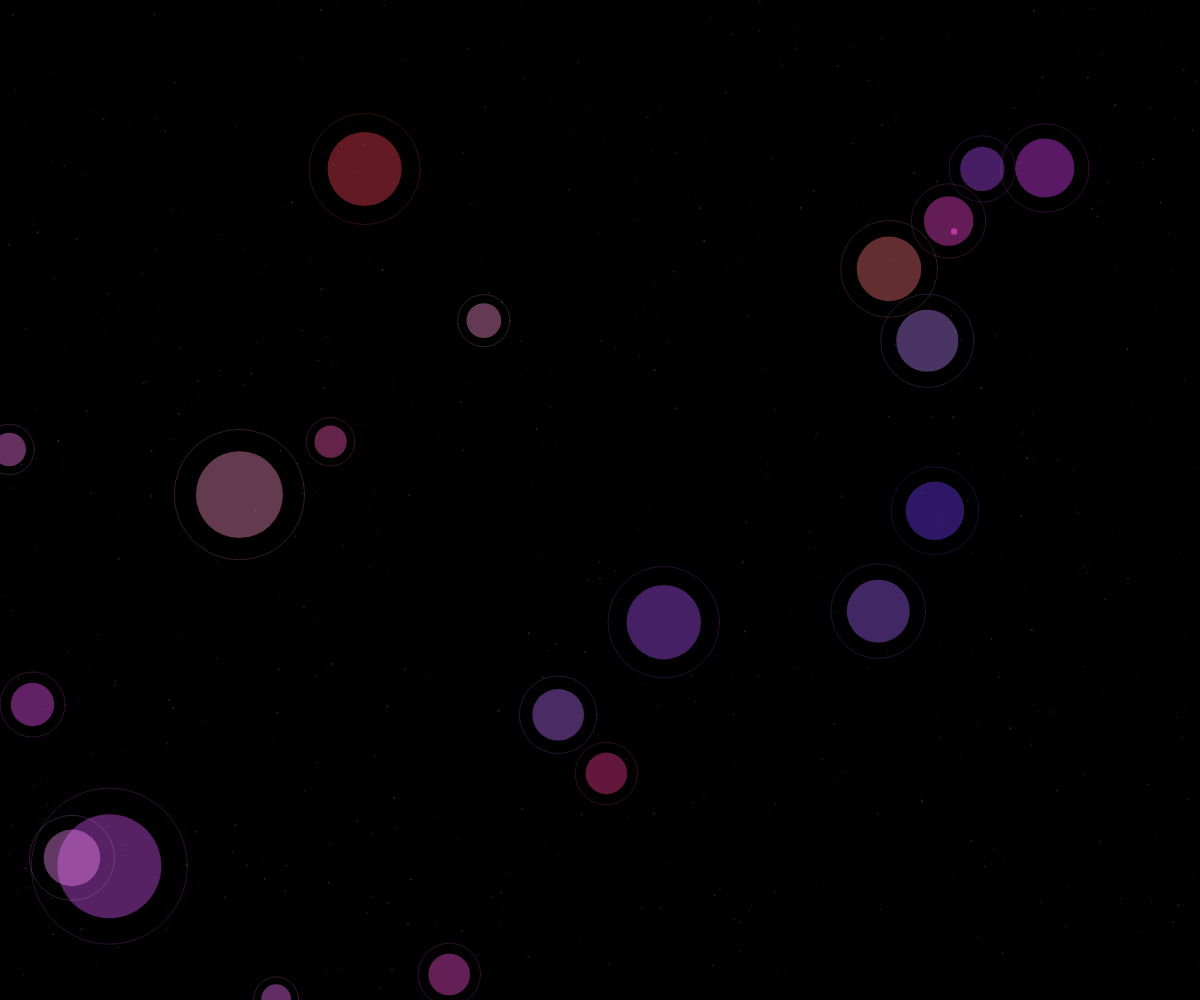
Frame 1 (no input)
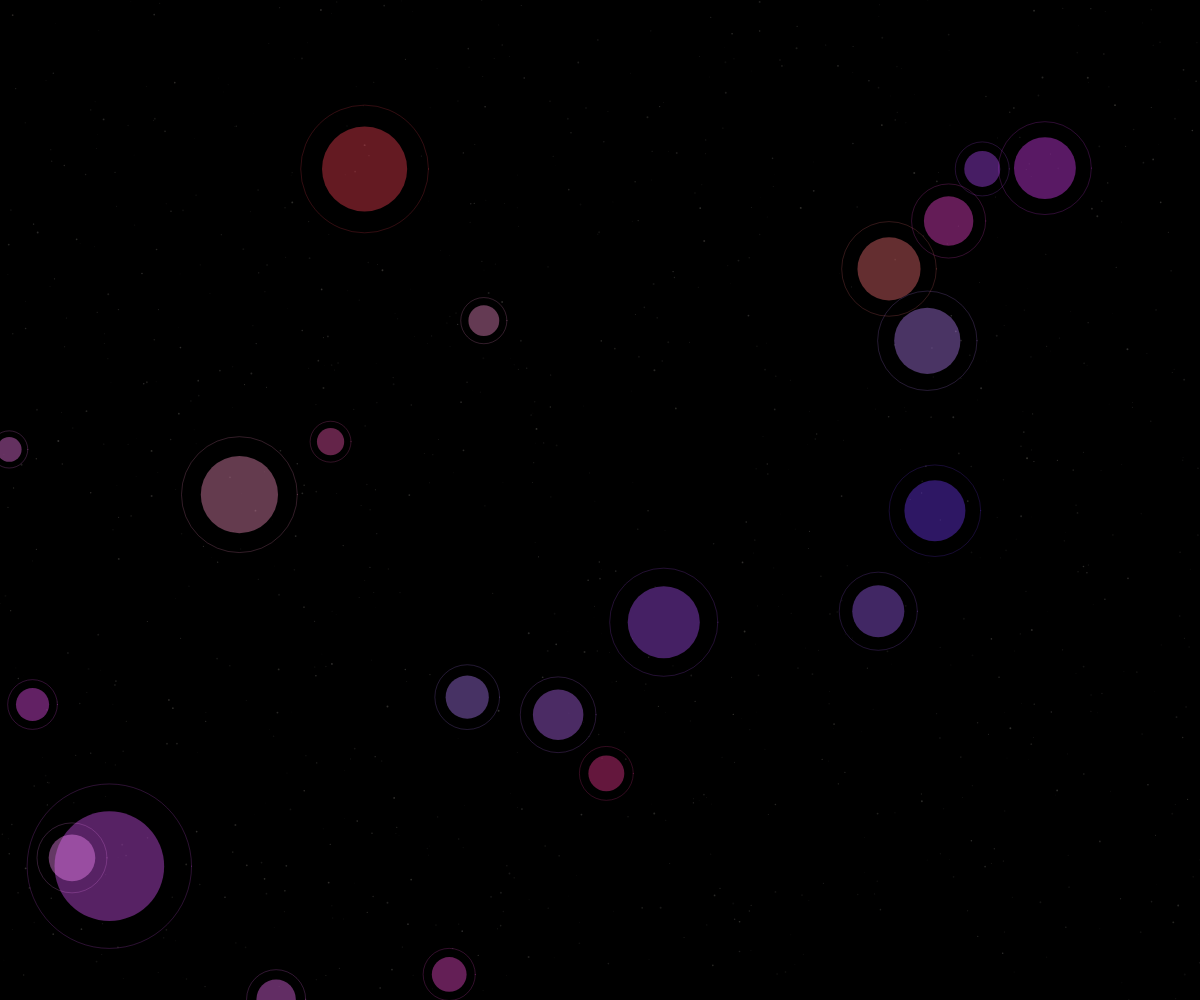
Frame 60 (no input)
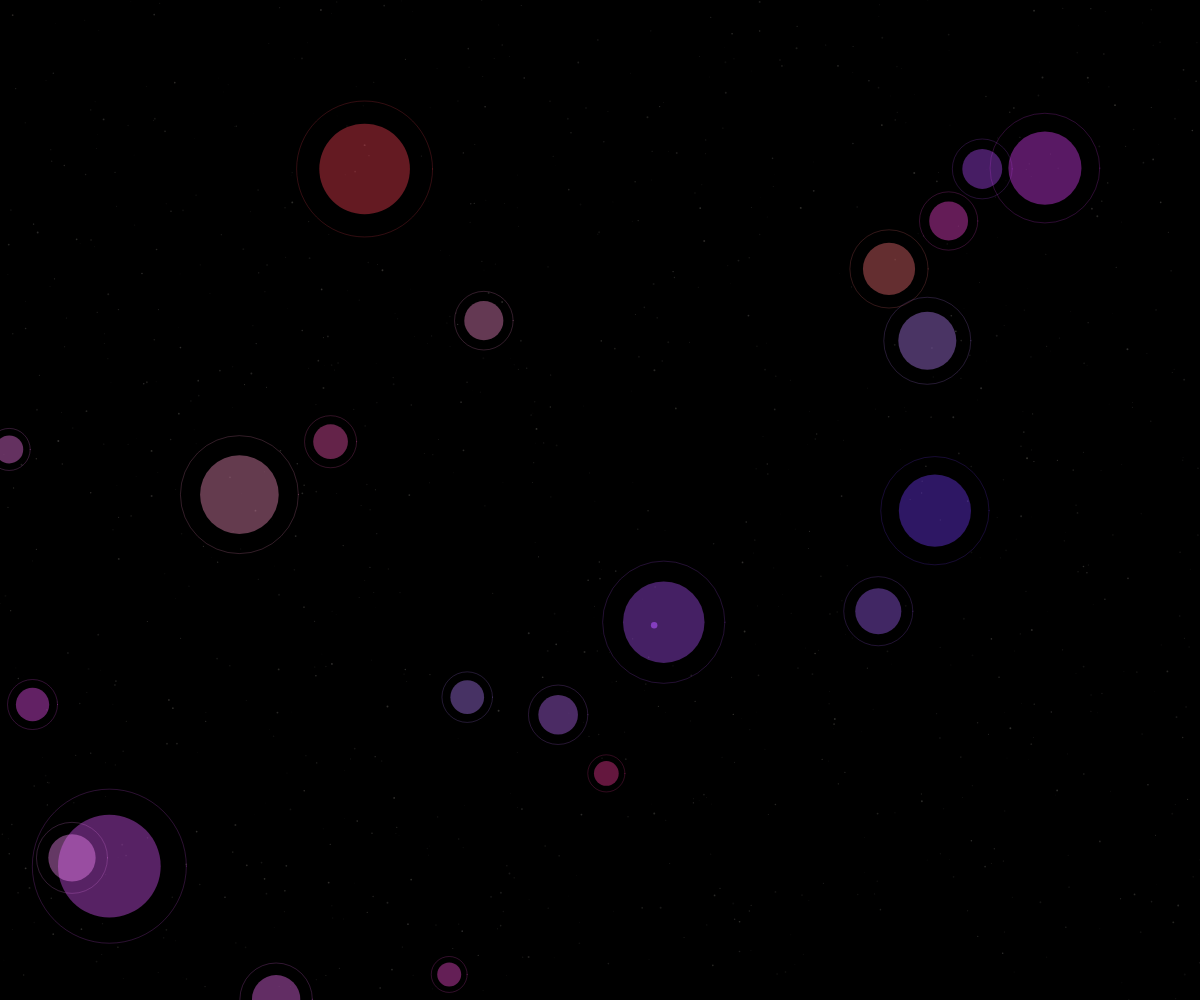
Frame 120 (the mouse pressed at the canvas centre since frame 60)

The p5.js sketch that drew these frames (run headless with seeded random() and noise() and a simulated clock; from frame 60 on, the mouse is pressed at the canvas centre):

// p5.js sketch
// ── sketch.js
let groutParticles = [];
let fissureClusters = [];
let time = 0;

function setup() {
  createCanvas(windowWidth, windowHeight);
  colorMode(HSB, 255);
  
  // Create grout texture particles
  for (let i = 0; i < 1000; i++) {
    groutParticles.push({
      x: random(width),
      y: random(height),
      size: random(0.5, 2),
      hue: random(20, 40), // Earthy browns and grays
      saturation: random(10, 30),
      brightness: random(10, 50)
    });
  }
  
  // Create initial fissure clusters
  for (let i = 0; i < 20; i++) {
    fissureClusters.push({
      x: random(width),
      y: random(height),
      size: random(30, 100),
      pulse: random(TWO_PI),
      hue: random(180, 255), // Deep blues to purples
      saturation: random(100, 200)
    });
  }
}

function draw() {
  background(0);
  
  time++;
  
  // Draw grout texture
  for (let p of groutParticles) {
    fill(p.hue, p.saturation, p.brightness);
    noStroke();
    ellipse(p.x, p.y, p.size);
  }
  
  // Update and draw fissure clusters
  for (let i = 0; i < fissureClusters.length; i++) {
    let cluster = fissureClusters[i];
    
    // Pulsate
    cluster.pulse += 0.02;
    let pulseSize = sin(cluster.pulse) * 10 + cluster.size;
    
    // Draw central glow
    noStroke();
    fill(cluster.hue, cluster.saturation, 255, 100);
    ellipse(cluster.x, cluster.y, pulseSize);
    
    // Draw ripple effect
    stroke(cluster.hue, cluster.saturation, 255, 50);
    noFill();
    ellipse(cluster.x, cluster.y, pulseSize * 1.5);
    
    // Occasionally spawn new bioluminescent forms in fissures
    if (random() < 0.005) {
      let angle = random(TWO_PI);
      let distance = random(5, cluster.size/2);
      let x = cluster.x + cos(angle) * distance;
      let y = cluster.y + sin(angle) * distance;
      
      // Create a small glowing form
      fill(cluster.hue, cluster.saturation, 255, 150);
      noStroke();
      ellipse(x, y, random(3, 8));
    }
    
    // Occasionally create new fissure clusters
    if (random() < 0.0005) {
      fissureClusters.push({
        x: random(width),
        y: random(height),
        size: random(30, 100),
        pulse: random(TWO_PI),
        hue: random(180, 255),
        saturation: random(100, 200)
      });
      
      // Limit total clusters
      if (fissureClusters.length > 50) {
        fissureClusters.shift();
      }
    }
  }
  
  // Occasionally add new grout particles for texture variation
  if (random() < 0.1) {
    groutParticles.push({
      x: random(width),
      y: random(height),
      size: random(0.5, 2),
      hue: random(20, 40),
      saturation: random(10, 30),
      brightness: random(10, 50)
    });
    
    // Limit total particles
    if (groutParticles.length > 1500) {
      groutParticles.shift();
    }
  }
}

function windowResized() {
  resizeCanvas(windowWidth, windowHeight);
}
